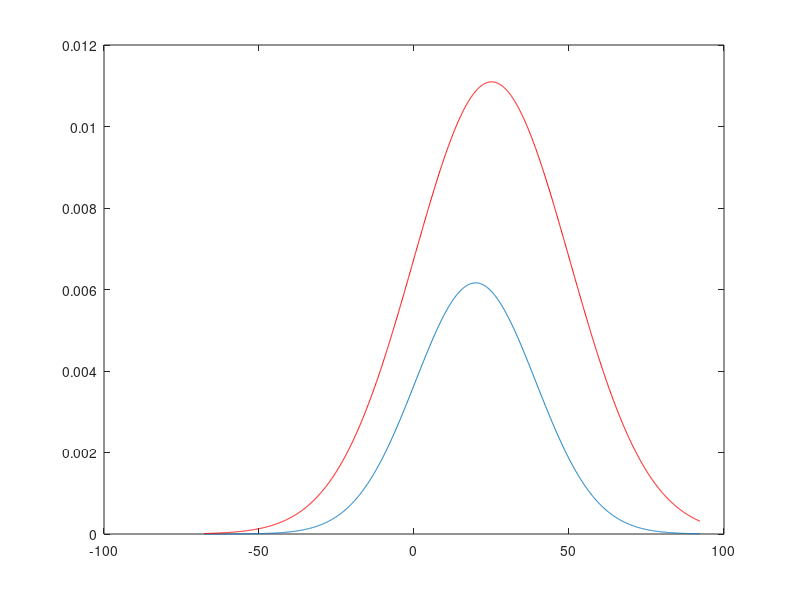

Write MATLAB code to recreate this figure.
clc;
clear;
close all;


%b)
ma = 20;
sa = 20;

mb = 25;
sb = 25;

n = 5000;

%% c)

%a)

randn('seed',0);

pa = 0.5;
pb = 0.5;

x=[ma+sa*randn(1,n*pa) mb+sb*randn(1,n*pb)];
y=[ones(1,n*pa) 2*ones(1,n*pb)];

indices1=find(y==1); indices2=find(y==2);
m1=mean(x(indices1)); m2=mean(x(indices2));
s1=std(x(indices1)); s2=std(x(indices2));
Pw1=length(indices1)/length(y);
Pw2=length(indices2)/length(y);

A=s1*s1-s2*s2;
B=2*(m1*s2*s2-m2*s1*s1);
C=2*s1*s1*s2*s2*(log(Pw1)-log(Pw2)-log(s1)+log(s2))+s1*s1*m2*m2-s2*s2*m1*m1;
x1=(-B+sqrt(B*B-4*A*C))/2/A
x2=(-B-sqrt(B*B-4*A*C))/2/A
I=-40:0.01:40;plot(I,Pw1*normpdf(I,m1,s1));hold on;
plot(I,Pw2*normpdf(I,m2,s2),'r');hold off;

%% d)

randn('seed',0);

pa = 0.7;
pb = 0.3;

x=[ma+sa*randn(1,n*pa) mb+sb*randn(1,n*pb)];
y=[ones(1,n*pa) 2*ones(1,n*pb)];

indices1=find(y==1); indices2=find(y==2);
m1=mean(x(indices1)); m2=mean(x(indices2));
s1=std(x(indices1)); s2=std(x(indices2));
Pw1=length(indices1)/length(y);
Pw2=length(indices2)/length(y);

A=s1*s1-s2*s2;
B=2*(m1*s2*s2-m2*s1*s1);
C=2*s1*s1*s2*s2*(log(Pw1)-log(Pw2)-log(s1)+log(s2))+s1*s1*m2*m2-s2*s2*m1*m1;
x1=(-B+sqrt(B*B-4*A*C))/2/A
x2=(-B-sqrt(B*B-4*A*C))/2/A
I=x1-10:0.1:x2+10;plot(I,Pw1*normpdf(I,m1,s1));hold on;
plot(I,Pw2*normpdf(I,m2,s2),'r');hold off;


%% e)



randn('seed',0);

pa = 0.3;
pb = 0.7;

x=[ma+sa*randn(1,n*pa) mb+sb*randn(1,n*pb)];
y=[ones(1,n*pa) 2*ones(1,n*pb)];

indices1=find(y==1); indices2=find(y==2);
m1=mean(x(indices1)); m2=mean(x(indices2));
s1=std(x(indices1)); s2=std(x(indices2));
Pw1=length(indices1)/length(y);
Pw2=length(indices2)/length(y);

A=s1*s1-s2*s2;
B=2*(m1*s2*s2-m2*s1*s1);
C=2*s1*s1*s2*s2*(log(Pw1)-log(Pw2)-log(s1)+log(s2))+s1*s1*m2*m2-s2*s2*m1*m1;
x1=(-B+sqrt(B*B-4*A*C))/2/A
x2=(-B-sqrt(B*B-4*A*C))/2/A
I=x1-80:0.1:x2+80;plot(I,Pw1*normpdf(I,m1,s1));hold on;
plot(I,Pw2*normpdf(I,m2,s2),'r');hold off;
